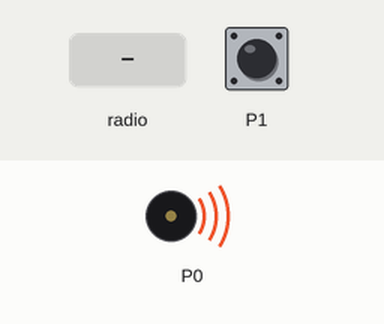
Simulated run of this program. Board: BBC micro:bit (MakeCode). Shown: buzzer (waves = sounding). Inputs (shaded band) come from the test bench. A reset restarts the program; no radio messages arrive unless stated (any console line starting 'radio sent:' is added by the test bench); what the program prints to the serial console is not drawn.

Above: at 0.96 s.
1.3 s: radio message "Reset" arrives
At 3.1 s:
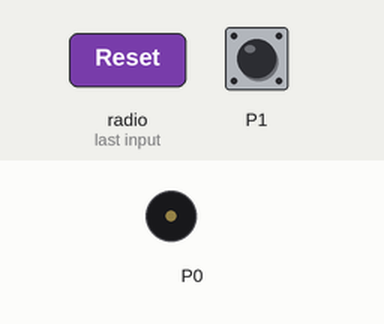
4.3 s: touch pin P1 pressed for 0.15 s
Timing chart, 0 to 7.3 s (numbered marks = the images above; inputs shaded):
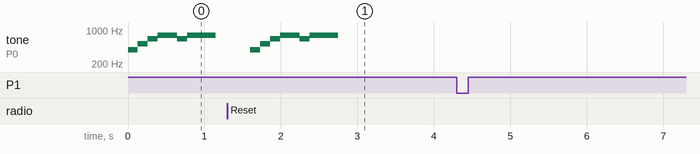

Measured:
- after the input at 1.3 s, tone on P0: plays 392 Hz for 0.13 s, 523 Hz for 0.13 s, 659 Hz for 0.13 s, 784 Hz for 0.26 s, 659 Hz for 0.13 s, 784 Hz for 0.38 s, starting after 0.30 s
- after the input at 4.3 s, every drawn part: stays the same
- by itself, tone on P0: plays 392 Hz for 0.13 s, 523 Hz for 0.13 s, 659 Hz for 0.13 s, 784 Hz for 0.26 s, 659 Hz for 0.13 s, 784 Hz for 0.38 s

The program:

main.ts
```typescript
radio.onReceivedString(function (receivedString) {
    if (receivedString == "Reset") {
        control.reset()
    }
})
input.onPinPressed(TouchPin.P1, function () {
    punten += -1
    radio.sendNumber(punten)
})
let punten = 0
radio.setGroup(183)
punten = 10
let tijd = 120
music.startMelody(music.builtInMelody(Melodies.PowerUp), MelodyOptions.Once)
basic.forever(function () {
    if (punten > 0 && tijd > 0) {
        basic.pause(1000)
        tijd += -1
    } else {
        radio.sendString("Game Over")
    }
})
```

test.ts
```typescript
// tests gaan hier; deze zal niet worden gecompileerd wanneer dit pakket wordt gebruikt als extensie.
```
